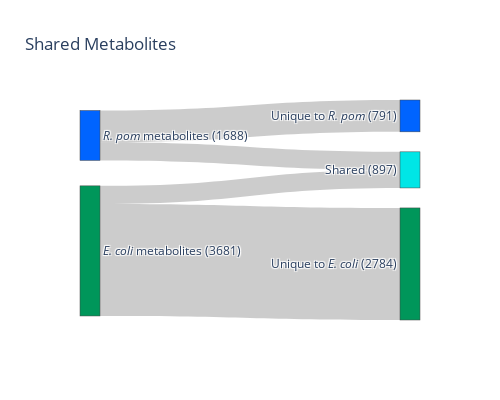

Notebook code for this chart:
### Code cell
import plotly.graph_objects as go

RPOM_COLOR = "rgb(0,100,255)"
ECOLI_COLOR = "rgb(0,150, 90)"
SHARED_COLOR = "rgb(0, 230, 230)"

fig = go.Figure(data=[go.Sankey(
    node=dict(
        pad=20,
        thickness=20,
        label=["<i>R. pom</i> metabolites (1688)", "<i>E. coli</i> metabolites (3681)",
               "Shared (897)", "Unique to <i>R. pom</i> (791)", "Unique to <i>E. coli</i> (2784)"],
        color=[RPOM_COLOR, ECOLI_COLOR, SHARED_COLOR, RPOM_COLOR, ECOLI_COLOR]
    ),
    link=dict(
        source=[0, 0, 1, 1],
        target=[2, 3, 2, 4],
        value=[897/2, 791, 897/2, 2784]
    ))])

fig.update_layout(title_text="Shared Metabolites", font_size=12)
fig.update_layout(
    width=500,
    height=400
)
fig.show()

### Figure 1 — Plotly figure (JSON) as saved in the notebook; plotly's stock layout.template omitted (floating-point values rounded to 4 significant figures)
{"data": [{"link": {"source": [0, 0, 1, 1], "target": [2, 3, 2, 4], "value": [448.5, 791, 448.5, 2784]}, "node": {"color": ["rgb(0,100,255)", "rgb(0,150, 90)", "rgb(0, 230, 230)", "rgb(0,100,255)", "rgb(0,150, 90)"], "label": ["<i>R. pom</i> metabolites (1688)", "<i>E. coli</i> metabolites (3681)", "Shared (897)", "Unique to <i>R. pom</i> (791)", "Unique to <i>E. coli</i> (2784)"], "pad": 20, "thickness": 20}, "type": "sankey"}], "layout": {"font": {"size": 12}, "height": 400, "title": {"text": "Shared Metabolites"}, "width": 500}}
